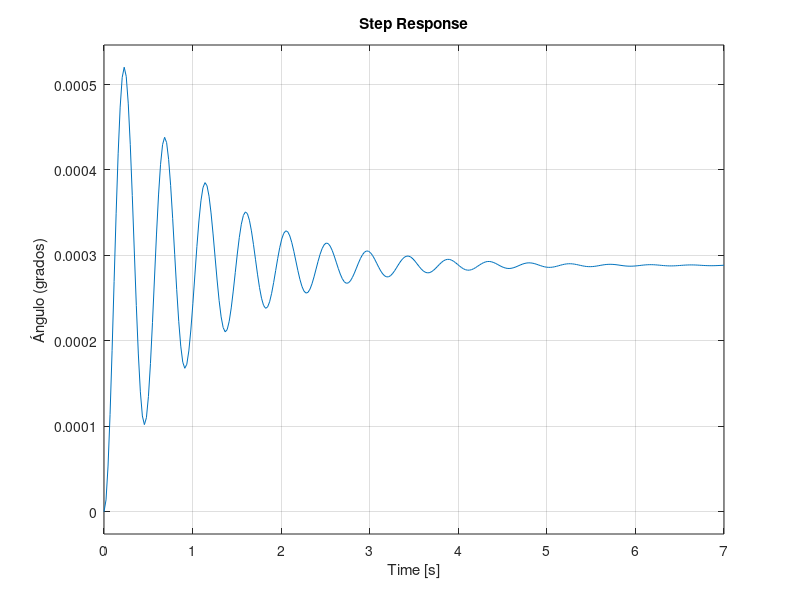
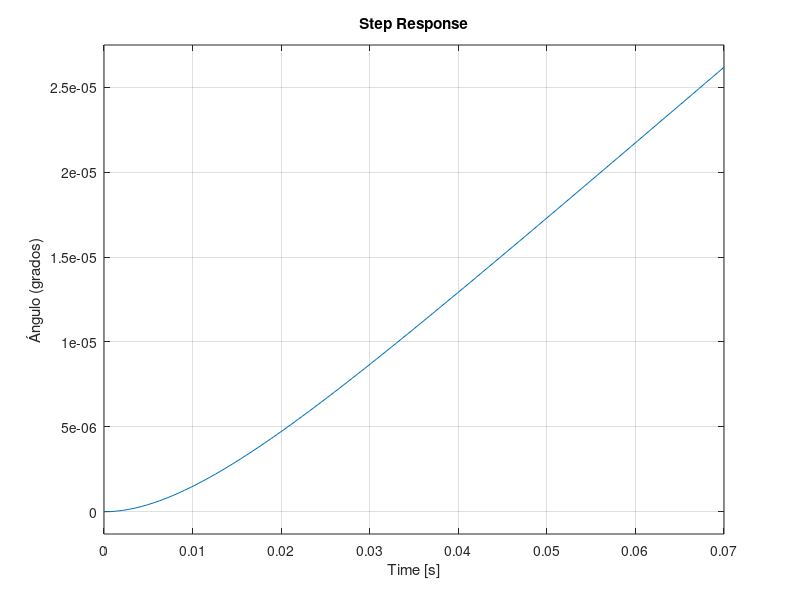
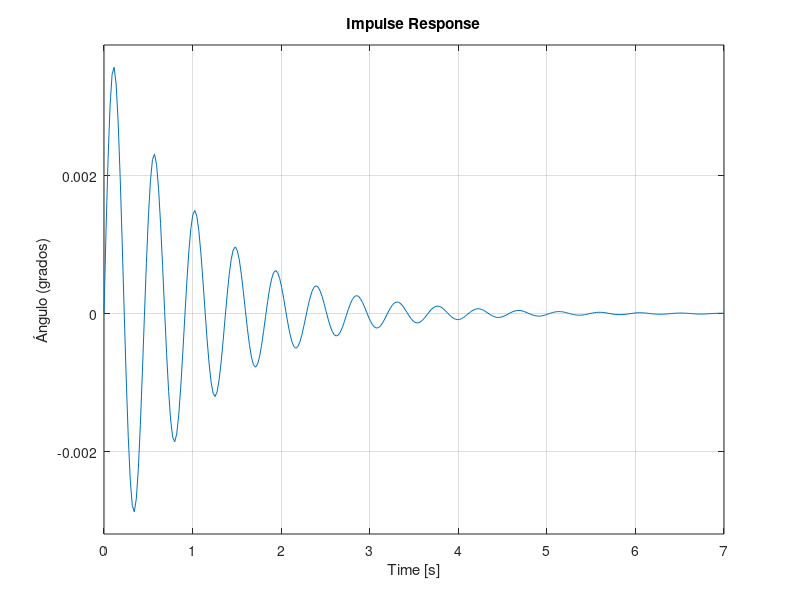
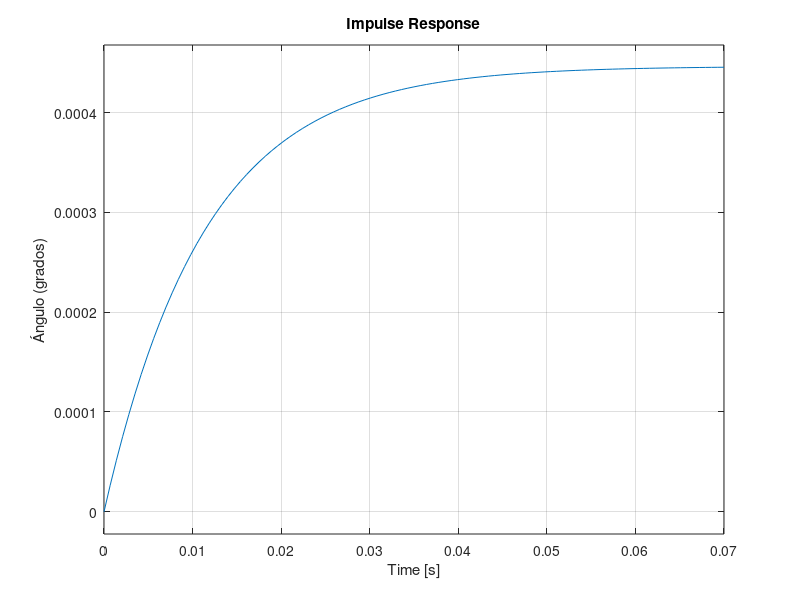

Here is the MATLAB script that generated these plots, in order:
close all;

miup = 0.01325;
miuy = 0.8513;
jy = 0.0023255;
lcm = 0.045;
jp = 0.0023255;
rp = 0.335;
ry = 0.24;
kp = 0.00038;
ky = 0.00038;
Fg = 9.81;

pitch = tf([rp/jp*kp], [1 miup*rp/jp Fg*lcm/jp]);

yaw = tf([ry/jy*ky], [1 miuy*ry/jy 0]);

figure("name", "pitch");
step(pitch);
ylabel('Ángulo (grados)');

figure("name", "yaw");
step(yaw);
ylabel('Ángulo (grados)');

figure("name", "pitch");
impulse(pitch);
ylabel('Ángulo (grados)');

figure("name", "yaw");
impulse(yaw);
ylabel('Ángulo (grados)');

figure("name", "Lazo cerrado");
subplot(1,2,1);
step(feedback(pitch,1));
title('pitch');
ylabel('Ángulo (grados)');

subplot(1,2,2);
step(feedback(yaw,1));
title('yaw');
ylabel('Ángulo (grados)');